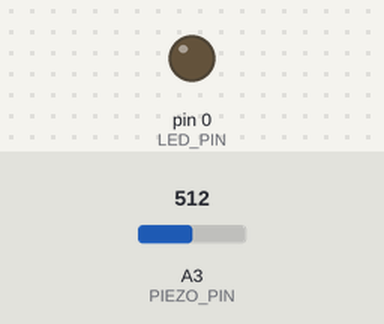
A sketch run on a simulated Arduino Uno, built with avr-gcc and run on an emulated ATmega328P. Parts: output pins drawn as LEDs (lit = HIGH). Dashed ring = blinking. The test bench sets the inputs (shaded band); at power-on: A3 (PIEZO_PIN) = 512.

Above: at 1.2 s.
1.3 s: A3 (PIEZO_PIN) set to 591
2.8 s: A3 (PIEZO_PIN) set to 625
At 2.97 s:
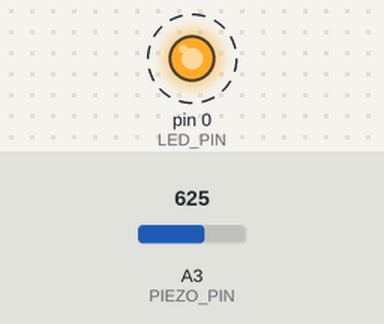
5.8 s: A3 (PIEZO_PIN) set to 365
8.8 s: A3 (PIEZO_PIN) set to 338
At 9.7 s:
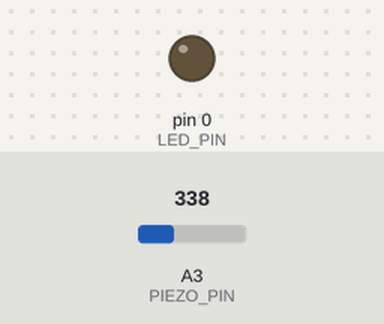
10.3 s: A3 (PIEZO_PIN) set to 511
At 10.47 s:
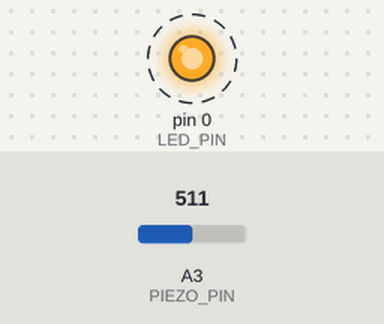
Timing chart, 0 to 14.3 s (numbered marks = the images above; inputs shaded):
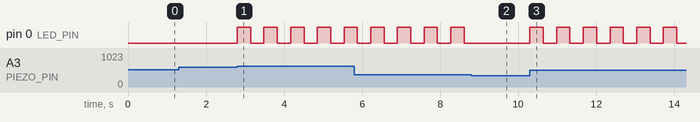

Measured:
- the behaviour switches between 608 and 609 on A3 (PIEZO_PIN) (found by bisection; images 0 and 1)
- the behaviour switches between 353 and 352 on A3 (PIEZO_PIN) (found by bisection; images 1 and 2)
- after the input at 1.3 s, every drawn part: stays the same
- after the input at 2.8 s, pin 0 (LED_PIN): alternates HIGH for 0.34 s and LOW for 0.34 s, starting at once
- after the input at 8.8 s, pin 0 (LED_PIN): stops changing and stays LOW
- after the input at 10.3 s, pin 0 (LED_PIN): alternates HIGH for 0.34 s and LOW for 0.34 s, starting at once

The sketch:

_04_wake_up_knock_with_sleep.ino
```cpp
#include <avr/sleep.h>
#include <avr/power.h>

#define LED_PIN 0

#define PIEZO_PIN 3


const int knockFadeTime = 350;

byte piezoValue = 0;
int ledState = LOW;
int THRESHOLD = 97;

void setup() {
  pinMode(LED_PIN, OUTPUT);
  pinMode(PIEZO_PIN, INPUT);
}


void loop() {
  piezoValue = analogRead(PIEZO_PIN);
  if (piezoValue >= THRESHOLD) {
    ledState = !ledState;
    digitalWrite(LED_PIN, ledState);
    knockDelay();
  }
}

void knockDelay(){
  int itterations = (knockFadeTime / 20);      // Wait for the peak to dissipate before listening to next one.
  for (int i=0; i < itterations; i++){
    delay(10);
    analogRead(PIEZO_PIN);                  // This is done in an attempt to defuse the analog sensor's capacitor that will give false readings on high impedance sensors.
    delay(10);
  }
}

void enterSleep() {
  attachInterrupt(0, pin2Interrupt, LOW);
  delay(100);
  set_sleep_mode(SLEEP_MODE_PWR_DOWN);
  sleep_enable();
  sleep_mode();
  sleep_disable();
}

void pin2Interrupt(void)
{
  /* This will bring us back from sleep. */

  /* We detach the interrupt to stop it from
   * continuously firing while the interrupt pin
   * is low.
   */
  detachInterrupt(0);
}
```
